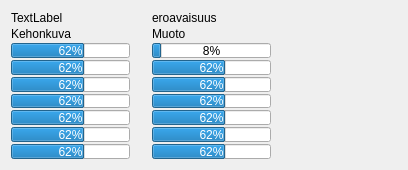
<?xml version="1.0" encoding="UTF-8"?>
<ui version="4.0">
 <class>kappaleWidget</class>
 <widget class="QWidget" name="kappaleWidget">
  <property name="windowModality">
   <enum>Qt::NonModal</enum>
  </property>
  <property name="enabled">
   <bool>true</bool>
  </property>
  <property name="geometry">
   <rect>
    <x>0</x>
    <y>0</y>
    <width>408</width>
    <height>170</height>
   </rect>
  </property>
  <property name="sizePolicy">
   <sizepolicy hsizetype="Expanding" vsizetype="Fixed">
    <horstretch>0</horstretch>
    <verstretch>0</verstretch>
   </sizepolicy>
  </property>
  <property name="minimumSize">
   <size>
    <width>350</width>
    <height>170</height>
   </size>
  </property>
  <property name="maximumSize">
   <size>
    <width>16777215</width>
    <height>1000000</height>
   </size>
  </property>
  <property name="sizeIncrement">
   <size>
    <width>0</width>
    <height>0</height>
   </size>
  </property>
  <property name="baseSize">
   <size>
    <width>0</width>
    <height>0</height>
   </size>
  </property>
  <property name="windowTitle">
   <string>Form</string>
  </property>
  <layout class="QGridLayout" name="gridLayout_2">
   <item row="0" column="0">
    <layout class="QGridLayout" name="gridLayout">
     <property name="spacing">
      <number>2</number>
     </property>
     <item row="2" column="0">
      <widget class="QLabel" name="label_2">
       <property name="text">
        <string>Kehonkuva</string>
       </property>
      </widget>
     </item>
     <item row="9" column="0">
      <widget class="QProgressBar" name="jalatBar">
       <property name="minimum">
        <number>-100</number>
       </property>
       <property name="value">
        <number>24</number>
       </property>
      </widget>
     </item>
     <item row="8" column="0">
      <widget class="QProgressBar" name="kadetBar">
       <property name="minimum">
        <number>-100</number>
       </property>
       <property name="value">
        <number>24</number>
       </property>
      </widget>
     </item>
     <item row="8" column="2">
      <widget class="QProgressBar" name="twistBar">
       <property name="minimum">
        <number>-100</number>
       </property>
       <property name="value">
        <number>24</number>
       </property>
      </widget>
     </item>
     <item row="7" column="0">
      <widget class="QProgressBar" name="selkaBar">
       <property name="minimum">
        <number>-100</number>
       </property>
       <property name="value">
        <number>24</number>
       </property>
      </widget>
     </item>
     <item row="7" column="2">
      <widget class="QProgressBar" name="taipuvaBar">
       <property name="minimum">
        <number>-100</number>
       </property>
       <property name="value">
        <number>24</number>
       </property>
      </widget>
     </item>
     <item row="6" column="0">
      <widget class="QProgressBar" name="vatsaBar">
       <property name="minimum">
        <number>-100</number>
       </property>
       <property name="value">
        <number>24</number>
       </property>
      </widget>
     </item>
     <item row="6" column="2">
      <widget class="QProgressBar" name="ylosBar">
       <property name="minimum">
        <number>-100</number>
       </property>
       <property name="value">
        <number>24</number>
       </property>
      </widget>
     </item>
     <item row="5" column="0">
      <widget class="QProgressBar" name="rintakehaBar">
       <property name="minimum">
        <number>-100</number>
       </property>
       <property name="value">
        <number>24</number>
       </property>
      </widget>
     </item>
     <item row="5" column="2">
      <widget class="QProgressBar" name="materiaaliBar">
       <property name="minimum">
        <number>-100</number>
       </property>
       <property name="value">
        <number>24</number>
       </property>
      </widget>
     </item>
     <item row="3" column="0">
      <widget class="QProgressBar" name="paaBar">
       <property name="minimum">
        <number>-100</number>
       </property>
       <property name="value">
        <number>24</number>
       </property>
      </widget>
     </item>
     <item row="4" column="0">
      <widget class="QProgressBar" name="hartiatBar">
       <property name="minimum">
        <number>-100</number>
       </property>
       <property name="value">
        <number>24</number>
       </property>
      </widget>
     </item>
     <item row="3" column="2">
      <widget class="QProgressBar" name="arkkityyppiBar">
       <property name="maximum">
        <number>300</number>
       </property>
       <property name="value">
        <number>24</number>
       </property>
      </widget>
     </item>
     <item row="3" column="1">
      <spacer name="horizontalSpacer">
       <property name="orientation">
        <enum>Qt::Horizontal</enum>
       </property>
       <property name="sizeType">
        <enum>QSizePolicy::Fixed</enum>
       </property>
       <property name="sizeHint" stdset="0">
        <size>
         <width>20</width>
         <height>20</height>
        </size>
       </property>
      </spacer>
     </item>
     <item row="2" column="2">
      <widget class="QLabel" name="label_3">
       <property name="text">
        <string>Muoto</string>
       </property>
      </widget>
     </item>
     <item row="1" column="0">
      <widget class="QLabel" name="label">
       <property name="text">
        <string>TextLabel</string>
       </property>
      </widget>
     </item>
     <item row="9" column="2">
      <widget class="QProgressBar" name="pulleaBar">
       <property name="minimum">
        <number>-100</number>
       </property>
       <property name="value">
        <number>24</number>
       </property>
      </widget>
     </item>
     <item row="1" column="2">
      <widget class="QLabel" name="eroavaisuus">
       <property name="text">
        <string>eroavaisuus</string>
       </property>
      </widget>
     </item>
     <item row="4" column="2">
      <widget class="QProgressBar" name="variBar">
       <property name="minimum">
        <number>-100</number>
       </property>
       <property name="value">
        <number>24</number>
       </property>
      </widget>
     </item>
    </layout>
   </item>
   <item row="0" column="1">
    <widget class="GLWidget" name="widget" native="true">
     <property name="minimumSize">
      <size>
       <width>120</width>
       <height>100</height>
      </size>
     </property>
    </widget>
   </item>
  </layout>
 </widget>
 <customwidgets>
  <customwidget>
   <class>GLWidget</class>
   <extends>QWidget</extends>
   <header>glwidget.h</header>
   <container>1</container>
  </customwidget>
 </customwidgets>
 <resources/>
 <connections/>
</ui>
